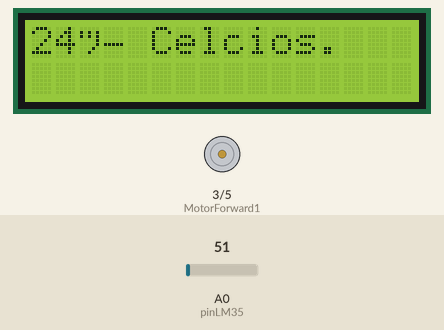
Recording of a sketch running on a simulated Arduino Uno, built with avr-gcc and run on an emulated ATmega328P. Shown: 16×2 character LCD, motor-driver pin pairs drawn as motors (green arrow = first pin HIGH = forward, orange = second pin HIGH = backward, longer = more drive). The test bench sets the inputs (shaded band); at power-on: A0 (pinLM35) = 51. What the sketch prints to the serial monitor is not drawn.

Above: at 1.2 s.
1.3 s: A0 (pinLM35) set to 61
At 11.3 s:
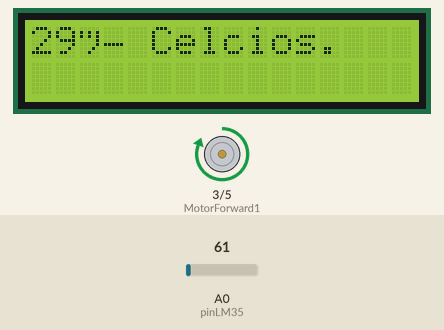
13.5 s: A0 (pinLM35) set to 71
At 21.2 s:
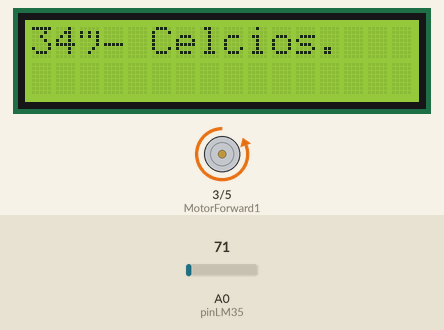
21.5 s: A0 (pinLM35) set to 86
At 24.5 s:
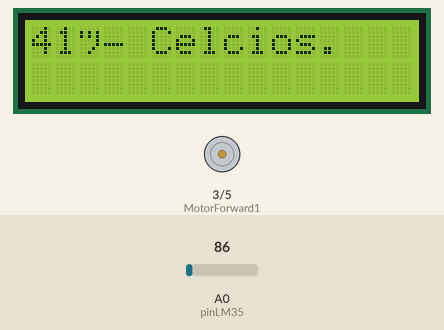
Timing chart, 0 to 35.5 s (numbered marks = the images above; inputs shaded):
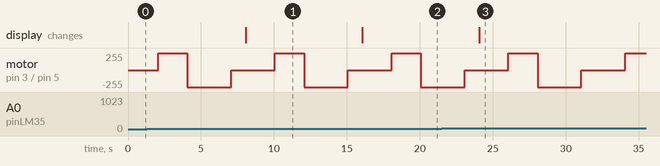

The sketch:

DOMOTICA.ino
```cpp
//LIBRERIAS DE PROYECTO
#include <LiquidCrystal.h>

//variables de pin
int pinLM35= 0; //A0 porque tiene que estar en un analogico
int enableBridge1 = 2; //salida de brigdeH
int MotorForward1 = 3; //digitales
int MotorReverse1 = 5; //digitales
int pinLCD1 = 7; // DIGITAL
int pinLCD2 = 8;
int pinLCD3 = 9;
int pinLCD4 = 10;
int pinLCD5 = 11;
int pinLCD6 = 12;

LiquidCrystal lcd(7,8,9,10,11,12); //creamos un obj de tipi LiquidCrystal para asi asignarles los pines
float tempC;
int Power = 255; //Motor velocity between 0 and 255

//fin/
void setup() {
Serial.begin(9600);
analogReference(DEFAULT);
pinMode(pinLM35, INPUT);//ENTRADA DEL SENSOR DE TEMPERATURA
pinMode(MotorForward1,OUTPUT); //salida
pinMode(MotorReverse1,OUTPUT); //salida
pinMode(enableBridge1,INPUT); //input
lcd.begin(16,2); //iniciamos la pantalla y le indicamos el tamaño (#columnas, #lineas )
}

void loop() {
//analogRead leemos el sensor, valores entre 0 a 1023
tempC= analogRead(pinLM35);
int temperatura;
temperatura= ((tempC * 5 / 1024) / 0.01);
Serial.print(temperatura);
lcd.setCursor(0,0); //la linea donde queremos escribir
lcd.print(temperatura);
lcd.print("° Celcios."); //imprimimos en la pantalla
Serial.print("\n");
delay(2000);
digitalWrite(enableBridge1,HIGH); // Activo puenteH
  // movimiento hacia adelantre
  analogWrite(MotorReverse1,0);
  analogWrite(MotorForward1,Power);
  delay(2000);
  // movimiento atras
  analogWrite(MotorForward1,0);
  analogWrite(MotorReverse1,Power);
  delay(3000);
  //Arrête le moteur pendant 1 seconde
  analogWrite(MotorForward1,0);
  analogWrite(MotorReverse1,0);
  digitalWrite(enableBridge1,LOW);
  delay(1000);
}
```

Measured:
- after the input at 1.3 s, the display: changes after 6.8 s (image 1)
- after the input at 13.5 s, the display: changes after 2.6 s (image 2)
- after the input at 21.5 s, the display: changes after 2.6 s (image 3)
